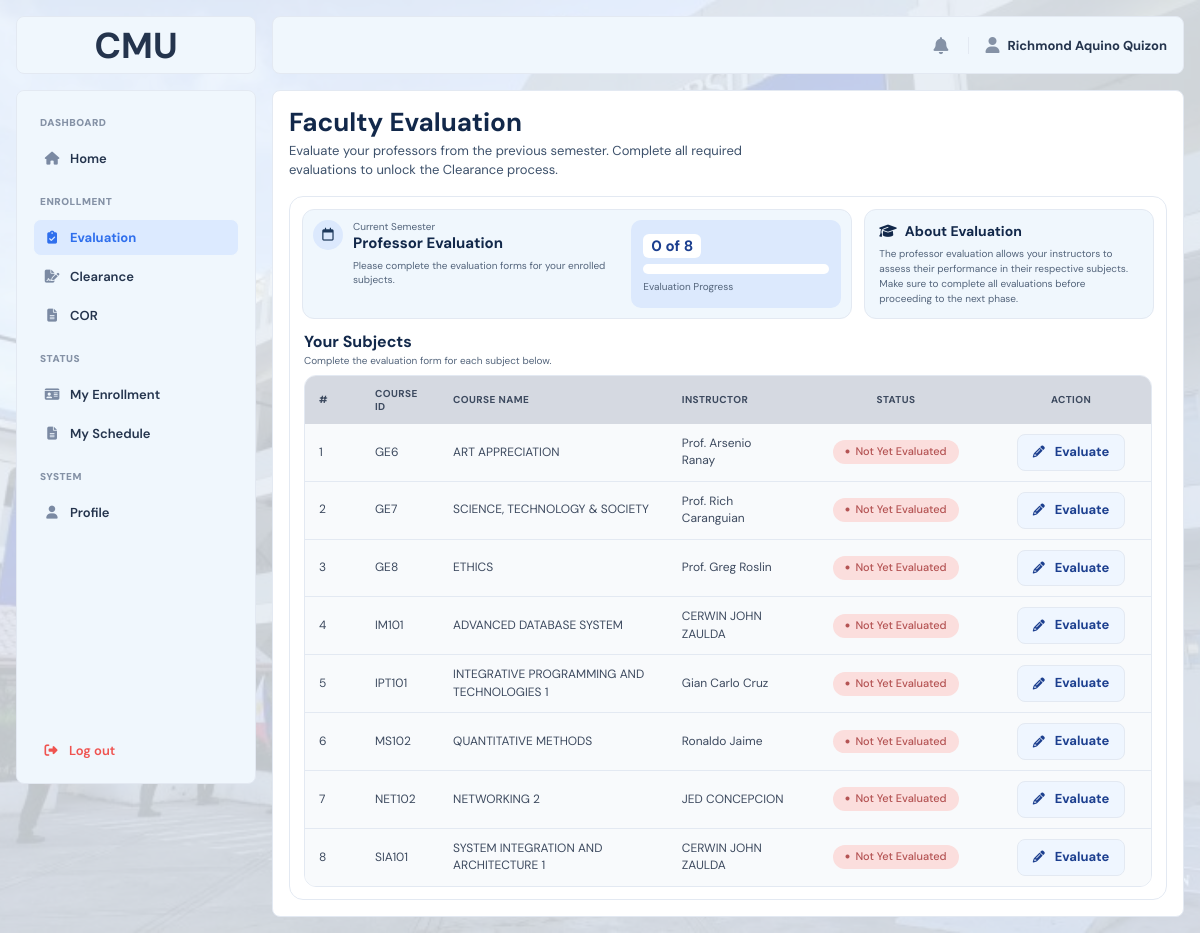
The app's page /?page=faculty_evaluation (signed in) with its own data.
### tables this page shows
CREATE TABLE `course_offerings` (
  `offering_id` int(10) UNSIGNED NOT NULL,
  `course_id` int(10) UNSIGNED NOT NULL,
  `program` varchar(100) NOT NULL,
  `year_level` int(11) NOT NULL,
  `section` varchar(50) NOT NULL,
  `semester` varchar(50) NOT NULL,
  `school_year` varchar(20) NOT NULL,
  `instructor_name` varchar(150) DEFAULT NULL,
  `created_at` datetime NOT NULL DEFAULT current_timestamp(),
  `updated_at` datetime NOT NULL DEFAULT current_timestamp() ON UPDATE current_timestamp()
);

CREATE TABLE `courses` (
  `course_id` int(10) UNSIGNED NOT NULL,
  `course_code` varchar(50) NOT NULL,
  `course_name` varchar(150) NOT NULL,
  `units` int(11) NOT NULL DEFAULT 3,
  `is_active` tinyint(1) NOT NULL DEFAULT 1,
  `created_at` datetime NOT NULL DEFAULT current_timestamp(),
  `updated_at` datetime NOT NULL DEFAULT current_timestamp() ON UPDATE current_timestamp()
);

### index.php (called while the page is built, shortened)
<?php
$pages = [
    'home_main' => 'main/home_main.php',
    'course_offering' => 'main/course_offering.php',
    'faculty_evaluation' => 'main/faculty_evaluation.php',
    'evaluation_form' => 'main/evaluation_form.php',
    'clearance_main' => 'main/clearance_main.php',
    'cor' => 'main/cor.php',
    'my_enrollment' => 'main/my_enrollment.php',
    'profile' => 'main/profile.php',
    'admin_home' => 'admin/admin_home.php',
    'enrollment_period' => 'admin/enrollment_period.php',
    'student_enrollment' => 'admin/student_enrollment.php',
    'clearance_submissions' => 'admin/clearance_submissions.php',
    'cor_submissions' => 'admin/cor_submissions.php',
    'course_offerings' => 'admin/course_offerings.php',
    'course_management' => 'admin/course_management.php',
    'student_management' => 'admin/student_management.php',
    'login' => 'auth/login.php',
    'register' => 'auth/register.php',
    'forget' => 'auth/forget.php',
    'verification' => 'auth/verification.php',
    'reset' => 'auth/reset.php',
    'set_password' => 'auth/set_password.php',
    'error404' => 'error/error404.php',
    'maintenance' => 'error/maintenance.php',
    'sample' => 'sample.php',
];
$page = $_GET['page'] ?? 'login';
require FRONTEND_PATH . '/pages/' . $pages[$page];

### backend/helpers/evaluation_completion.php (called while the page is built, shortened)
<?php
function evaluationPreviousTerm(string $semester, string $schoolYear): array
{
    if (!preg_match('/^(\d{4})\s*-\s*(\d{4})$/', trim($schoolYear), $m)) {
        throw new RuntimeException('Invalid enrollment school year.');
    }
    $start = (int) $m[1];
    $end = (int) $m[2];
    $separator = preg_match('/\s-\s/', $schoolYear) ? ' - ' : '-';
    return match ($semester) {
        '1st Semester' => ['2nd Semester', ($start - 1) . $separator . $start],
        '2nd Semester' => ['1st Semester', $start . $separator . $end],
        'Summer' => ['2nd Semester', $start . $separator . $end],
        default => throw new RuntimeException('Invalid enrollment semester.'),
    };
}

### frontend/pages/main/faculty_evaluation.php (the view, shortened to what this page needs)
<?php
require_once dirname(__DIR__, 3) . '/backend/bootstrap.php';
require_once dirname(__DIR__, 3) . '/backend/helpers/evaluation_completion.php';
$studentId = $_SESSION['student_id'] ?? null;
$settingsQuery = $conn->query("
    SELECT semester, school_year, enrollment_status
    FROM system_settings
    WHERE setting_id = 1
    LIMIT 1
");
$settings = $settingsQuery->fetch_assoc();
$semester = $settings['semester'] ?? '';
$schoolYear = $settings['school_year'] ?? '';
$evaluationOpen = (($settings['enrollment_status'] ?? '') === 'OPEN');
try {
    [$previousSemester, $previousSchoolYear] = evaluationPreviousTerm($semester, $schoolYear);
} catch (RuntimeException $e) {
    $previousSemester = '';
    $previousSchoolYear = '';
}
$sql = "
    SELECT
        co.offering_id AS id,
        c.course_code AS code,
        c.course_name AS name,
        co.instructor_name AS instructor,
        CASE
            WHEN pe.evaluation_id IS NOT NULL
            THEN 1
            ELSE 0
        END AS evaluated
    FROM student_course_enrollments sce
    INNER JOIN course_offerings co
        ON sce.offering_id = co.offering_id
    INNER JOIN courses c
        ON co.course_id = c.course_id
    LEFT JOIN professor_evaluations pe
        ON pe.offering_id = co.offering_id
        AND pe.student_id = sce.student_id
    WHERE sce.student_id = ?
      AND co.semester = ?
      AND co.school_year = ?
    ORDER BY c.course_code ASC
";
$stmt = $conn->prepare($sql);
$stmt->bind_param("iss", $studentId, $previousSemester, $previousSchoolYear);
$stmt->execute();
$result = $stmt->get_result();
$subjects = [];
while ($row = $result->fetch_assoc()) {
    $hasInstructor = !empty(
        trim($row['instructor'] ?? '')
    );
    $subjects[] = [
        'id' => (int) $row['id'],
        'code' => $row['code'],
        'name' => $row['name'],
        'instructor' => $hasInstructor
            ? $row['instructor']
            : 'Awaiting Faculty Assignment',
        'has_instructor' => $hasInstructor,
        'evaluated' => (bool) $row['evaluated']
    ];
}
$totalSubjects = count($subjects);
$evaluatedCount = count(
    array_filter(
        $subjects,
        fn($subject) => $subject['evaluated']
    )
);
$progressPercent = $totalSubjects > 0
    ? round(($evaluatedCount / $totalSubjects) * 100)
    : 0;
?>
<!DOCTYPE html>
<html lang="en">
<head>
    <link rel="stylesheet" href="<?= BASE_URL ?>frontend/assets/css/main.css">
    <link rel="stylesheet" href="<?= BASE_URL ?>frontend/assets/css/student.css">
    <link rel="stylesheet"
          href="https://cdnjs.cloudflare.com/ajax/libs/font-awesome/6.5.2/css/all.min.css">
</head>
<body>
<div class="layout">
    <div class="imglogo">
        <span>CMU</span>
    </div>
    <?php require FRONTEND_PATH . 'includes/sidebar.php'; ?>
    <div class="overlay" id="overlay"></div>
    <div class="main">
        <?php require FRONTEND_PATH . 'includes/topbar.php'; ?>
        <div class="content">
            <section class="page-heading">
                <h1>Faculty Evaluation</h1>
                <p>
                    Evaluate your professors from the previous semester. Complete all required evaluations to unlock the Clearance process.
                </p>
            </section>
            <section class="co-card">
                <div class="ev-summary">
                    <div class="ev-phase">
                        <div class="ev-phase-info">
                            <span class="co-icon"><i class="fa-regular fa-calendar"></i></span>
                            <div>
                                <small>Current Semester</small>
                                <h2>Professor Evaluation</h2>
                                <p>Please complete the evaluation forms for your enrolled subjects.</p>
                            </div>
                        </div>
                        <div class="ev-progress">
                            <strong><?= e($evaluatedCount) ?> of <?= e($totalSubjects) ?></strong>
                            <div class="ev-progress-bar"
                                 role="progressbar"
                                 aria-valuemin="0"
                                 aria-valuemax="100"
                                 aria-valuenow="<?= e($progressPercent) ?>">
                            </div>
                            <span>Evaluation Progress</span>
                        </div>
                    </div>
                    <div class="ev-about">
                        <h2>
                            <i class="fa-solid fa-graduation-cap"></i>
                            About Evaluation
                        </h2>
                        <p>
                            The professor evaluation allows your instructors to assess their
                            performance in their respective subjects. Make sure to complete all
                            evaluations before proceeding to the next phase.
                        </p>
                    </div>
                </div>
                <div class="ev-subjects">
                    <div class="ev-subjects-head">
                        <h2>Your Subjects</h2>
                        <p>Complete the evaluation form for each subject below.</p>
                    </div>
                    <div class="co-table-wrap">
                        <table class="co-table ev-table">
                            <thead>
                                <tr>
                                    <th class="col-num">#</th>
                                    <th>Course ID</th>
                                    <th>Course Name</th>
                                    <th>Instructor</th>
                                    <th class="col-status">Status</th>
                                    <th class="col-action">Action</th>
                                </tr>
                            </thead>
                            <tbody>
                                <?php if (empty($subjects)): ?>
                                    <tr>
                                        <td colspan="6" class="co-empty">
                                            There are no subjects to evaluate yet.
                                        </td>
                                    </tr>
                                <?php else: ?>
                                    <?php foreach ($subjects as $i => $subject): ?>
                                        <tr>
                                            <td class="col-num" data-label="No."><?= $i + 1 ?></td>
                                            <td data-label="Course ID"><?= e($subject['code']) ?></td>
                                            <td data-label="Course Name"><?= e($subject['name']) ?></td>
                                            <td data-label="Instructor"><?= e($subject['instructor']) ?></td>
                                            <td class="col-status" data-label="Status">
                                                <?php if (!$subject['has_instructor']): ?>
                                                    <span class="eval-badge eval-pending">
                                                        <i class="fa-solid fa-clock"></i>
                                                        Awaiting Faculty Assignment
                                                    </span>
                                                <?php else: ?>
                                                    <span class="eval-badge eval-pending">
                                                        <i class="fa-solid fa-circle"></i>
                                                        Not Yet Evaluated
                                                    </span>
                                                <?php endif; ?>
                                            </td>
                                        <td class="col-action" data-label="Action">
                                            <?php if (!$subject['has_instructor']): ?>
                                                <span class="eval-button"
                                                    style="opacity: 0.5; cursor: not-allowed;">
                                                    Awaiting Assignment
                                                </span>
                                            <?php else: ?>
                                                <a
                                                    href="<?= BASE_URL ?>?page=evaluation_form&amp;course=<?= (int)$subject['id'] ?>"
                                                    class="eval-button"
                                                >
                                                    <i class="fa-solid fa-pencil"></i>
                                                    Evaluate
                                                </a>
                                            <?php endif; ?>
                                        </td>
                                        </tr>
                                    <?php endforeach; ?>
                                <?php endif; ?>
                            </tbody>
                        </table>
                    </div>
                </div>
            </section>
        </div>
    </div>
</div>
</body>
</html>

### frontend/assets/css/main.css (style rules this page uses)
:root { --graystuble: #F8FAFC; --bluesubtle: #F0F7FD; --primary: #2f6fed; --primary-dark: #1c3f8f; --text: #24344d; --muted: #8592a6; --panel: #fbfcfe; --white: #ffffff; --border: #e3e9f2; --chip-bg: #eef1f6; --chip-color: #5b6b85; --blue: #2f6fed; --blue-bg: #dce9fd; --light-blue: #f8fafc; --lightest-blue: #eff6ff; --green: #2fb872; --green-bg: #d9f3e4; --orange: #f0a021; --orange-bg: #fcecc9; --danger: #ef5350; --danger-bg: #fbdedd; --table-head-bg: #1e293f; --table-head-text: #ffffff; --tips-grad-start: #1c3f8f; --tips-grad-end: #2f6fed; --tips-icon-bg: rgba(255, 255, 255, 0.2); --tips-text: rgba(255, 255, 255, 0.9); --teal: #0f9aa0; --teal-bg: #d7f1f2; --radius-sm: 8px; --radius-md: 14px; --sidebar-w: 240px; }
* { box-sizing: border-box; }
html, body { margin: 0; padding: 0; min-height: 100%; }
body { background-image: url('../img/cmu.png'); background-size: cover; background-position: center; background-repeat: no-repeat; font-family: "DM Sans", sans-serif; color: var(--text); overflow-x: hidden; }
a { color: inherit; text-decoration: none; }
.layout { display: grid; grid-template-columns: 240px minmax(0, 1fr); grid-template-rows: 58px minmax(0, 1fr); gap: 16px; width: 100%; min-height: 100vh; background: rgb(240, 247, 253, 0.8); padding: 16px; }
.imglogo { grid-column: 1; grid-row: 1; display: flex; align-items: center; justify-content: center; padding: 16px; background: var(--bluesubtle); border: 1px solid var(--border); border-radius: var(--radius-sm); }
.imglogo span { font-size: 36px; font-weight: 700; }
.main { grid-column: 2; grid-row: 1 / 3; display: grid; grid-template-rows: 58px minmax(0, 1fr); gap: 16px; min-width: 0; min-height: 0; background: transparent; }
.content { width: 100%; min-width: 0; min-height: 0; padding: 16px; background: var(--bluesubtle); border: 1px solid var(--border); border-radius: var(--radius-sm); overflow-y: auto; }
.content { display: flex; flex-direction: column; gap: 16px; width: 100%; min-width: 0; min-height: 0; padding: 16px; background: var(--white); border: 1px solid var(--border); border-radius: var(--radius-sm); overflow-y: auto; }
@media (min-width: 901px) { .layout > .imglogo { position: fixed; top: 16px; left: 16px; width: var(--sidebar-w, 240px); height: 58px; z-index: 31; } }

### records on screen
course_offerings: course.course_code "GE6", course.course_name "ART APPRECIATION", instructor_name "Prof. Arsenio Ranay"
course_offerings: course.course_code "GE7", course.course_name "SCIENCE, TECHNOLOGY & SOCIETY", instructor_name "Prof. Rich Caranguian"
course_offerings: course.course_code "GE8", course.course_name "ETHICS", instructor_name "Prof. Greg Roslin"
course_offerings: course.course_code "IM101", course.course_name "ADVANCED DATABASE SYSTEM", instructor_name "CERWIN JOHN ZAULDA"
course_offerings: course.course_code "IPT101", course.course_name "INTEGRATIVE PROGRAMMING AND TECHNOLOGIES 1", instructor_name "Gian Carlo Cruz"
course_offerings: course.course_code "MS102", course.course_name "QUANTITATIVE METHODS", instructor_name "Ronaldo Jaime"
course_offerings: course.course_code "NET102", course.course_name "NETWORKING 2", instructor_name "JED CONCEPCION"
course_offerings: course.course_code "SIA101", course.course_name "SYSTEM INTEGRATION AND ARCHITECTURE 1", instructor_name "CERWIN JOHN ZAULDA"

### other values on screen
$section['title'] "ENROLLMENT"
$item['label'] "Evaluation"
$item['label'] "Clearance"
$item['label'] "COR"
$section['title'] "STATUS"
$item['label'] "My Enrollment"
$item['label'] "My Schedule"
$section['title'] "SYSTEM"
$item['label'] "Profile"
$userName "Richmond Aquino Quizon"
$evaluatedCount "0"
$totalSubjects "8"
